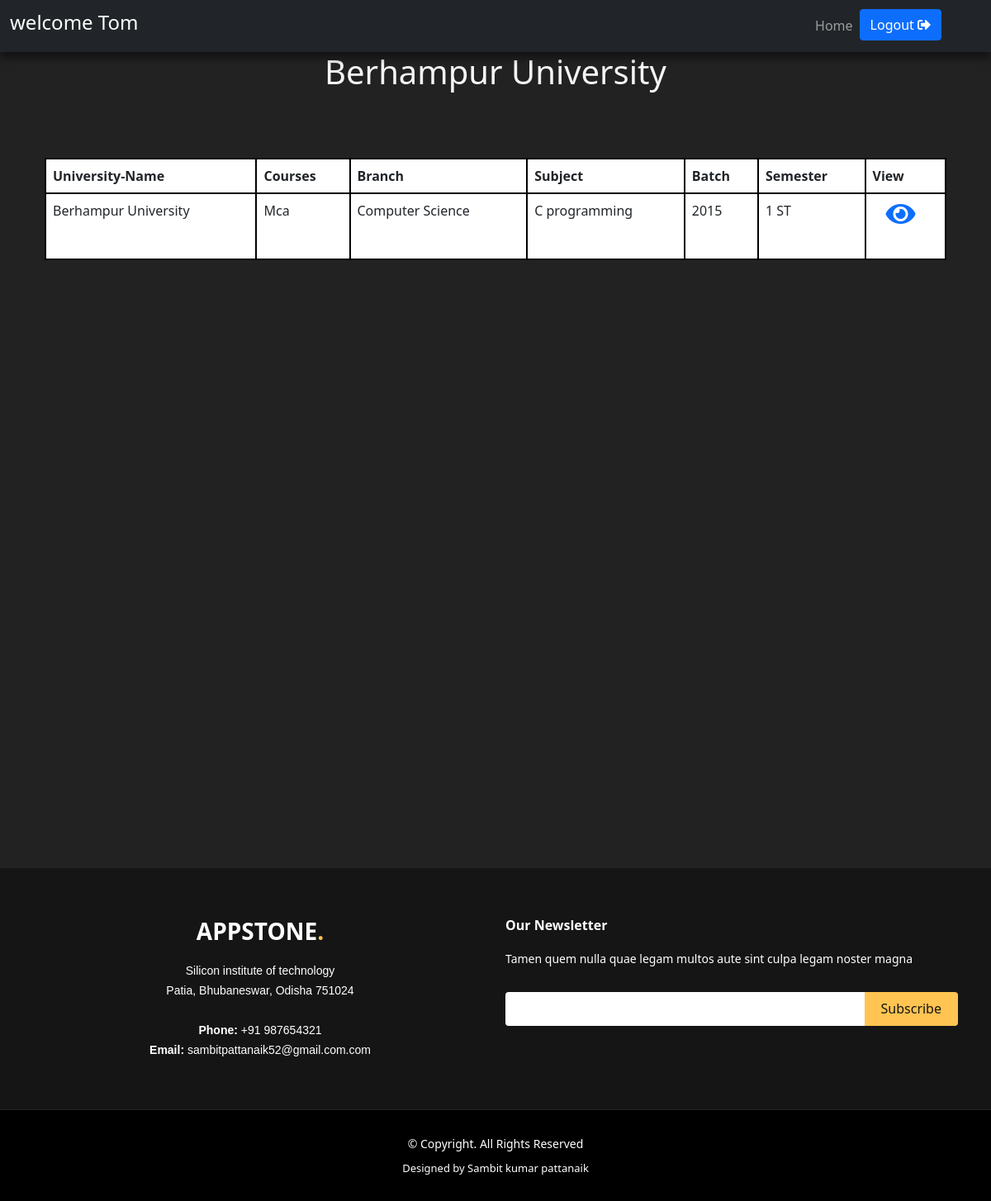
The app's page /Student-view-university-question2.php?university=Berhampur University (signed in) with its own data.
### tables this page shows
CREATE TABLE `university` (
  `id` int(11) NOT NULL,
  `universityname` varchar(255) NOT NULL,
  `city` varchar(255) NOT NULL,
  `state` varchar(255) NOT NULL
);

CREATE TABLE `university_questions` (
  `id` int(11) NOT NULL,
  `universityname` varchar(255) NOT NULL,
  `course` varchar(255) NOT NULL,
  `branch` varchar(255) NOT NULL,
  `subject` varchar(255) NOT NULL,
  `year` varchar(255) NOT NULL,
  `semester` varchar(255) NOT NULL,
  `uploaded_by` varchar(255) NOT NULL,
  `file_path` varchar(255) NOT NULL,
  `approved` varchar(255) NOT NULL,
  `date_uploaded` varchar(255) NOT NULL
);

### Student-view-university-question2.php (the view, shortened to what this page needs)
<!doctype html>
<html lang="en">
<?php
      if(isset($_SESSION['username']))
      {
    ?>
<head>
    <link href="https://cdn.jsdelivr.net/npm/bootstrap@5.0.0-beta2/dist/css/bootstrap.min.css" rel="stylesheet">
    <link rel="stylesheet" href="student.css">
    <link rel="stylesheet" href="footer.css">
    <link rel="stylesheet" href="https://cdnjs.cloudflare.com/ajax/libs/font-awesome/4.7.0/css/font-awesome.min.css">
    <link rel="stylesheet" href="https://cdn.jsdelivr.net/npm/bootstrap-icons@1.4.0/font/bootstrap-icons.css">
    <link rel="stylesheet" href="https://cdnjs.cloudflare.com/ajax/libs/font-awesome/5.15.2/css/all.min.css" />
</head>
<body>
    <header>
        <nav class="navbar sticky-top navbar-expand-lg navbar-dark bg-dark" id="nave">
            <div class="container-fluid">
                <a class="navbar-brand" href="#">
                <?php
                 $user_email=$_SESSION['username'];
                 echo "<h4> welcome $user_email </h4>";
                 ?>
                 </a>
                <div class="collapse navbar-collapse" id="navbarSupportedContent">
                    <ul class="navbar-nav ms-auto me-5 mb-2 mb-lg-0">
                    <li class="nav-item">
                                <a class="nav-link" href="Student-view-university-question.php">Home</a>
                            </li>
                    <form action="" method="POST">
                        <button type="submit" name="logout" class="btn btn-primary">Logout  <i class="fa fa-sign-out-alt"></i></button>
                        </form>
                    </ul>
                </div>
            </div>
        </nav>
    </header>
    <section id="services" class="services">
    <div class="container" data-aos="fade-up">
<div class="section-title">
    <h1><?php $con=new mysqli("localhost","root","","qbms");
$id=$_GET['university'];
$query="select * from university where universityname='$id' ";
    $result=$con->query($query);
    if($result->num_rows>0){
        while($row = mysqli_fetch_array($result)){
            echo "$row[universityname]";
        }
    }
?></h1>
</div>
<br><br><br>
<div class="container">
    <div class="table-responsive">
        <table class="table" style="color:black black;background-color: white; padding: 20px; border-radius: 5px;">
            <tr>
                <th style="border: 2px solid black;">University-Name</th>
                <th style="border: 2px solid black;">Courses</th>
                <th style="border: 2px solid black;">Branch</th>
                <th style="border: 2px solid black;">Subject</th>
                <th style="border: 2px solid black;">Batch</th>
                <th style="border: 2px solid black;">Semester</th>
                <th style="border: 2px solid black;">View</th>
            </tr>
            <?php
$connect= new mysqli("localhost","root","","qbms");
$id=$_GET['university'];
$query="SELECT * FROM university_questions WHERE universityname='$id' AND approved='1' ";
$result=$connect->query($query);
if($result->num_rows>0){
while($row = $result->fetch_assoc()){
echo "<tr  style=\"border:2px solid black; height:5rem;\">";
echo "<td style=\"border:2px solid black;\">".$row['universityname']."</td>";
echo "<td style=\"border:2px solid black;\">".$row['course']."</td>";
echo "<td style=\"border:2px solid black;\">".$row['branch']."</td>";
echo "<td style=\"border:2px solid black;\">".$row['subject']."</td>";
echo "<td style=\"border:2px solid black;\">".$row['year']."</td>";
echo "<td style=\"border:2px solid black;\">".$row['semester']."</td>";
echo "<td style=\"border:2px solid black;\" class=\"ps-4\">"."<a target='_blank' href=\"$row[file_path]\">"."<i class=\"fa fa-eye fa-2x\"></i>"."</a>"."</td>";
echo "</tr>";
}
}else{
echo "There's no data in the table";
}
?>
        </table>
    </div>
    </div>
</div>
    </section>
    <br><br><br><br><br><br><br><br><br><br><br><br><br><br><br><br><br><br><br><br><br><br><br><br><br><br><br><br><br><br>
    <footer id="footer">
        <div class="footer-top">
            <div class="container">
                <div class="row">
                    <div class="col-lg-6 col-md-6 text-center">
                        <div class="footer-info">
                            <h3>Appstone<span>.</span></h3>
                            <p>
                                Silicon institute of technology <br> Patia, Bhubaneswar, Odisha 751024<br><br>
                                <strong>Phone:</strong> +91 987654321<br>
                                <strong>Email:</strong> sambitpattanaik52@gmail.com.com<br>
                            </p>
                        </div>
                    </div>
                    <div class="col-lg-6 col-md-6 footer-newsletter">
                        <h4>Our Newsletter</h4>
                        <p>Tamen quem nulla quae legam multos aute sint culpa legam noster magna</p>
                        <form action="" method="post">
                            <input type="email" name="email"><input type="submit" value="Subscribe">
                        </form>
                    </div>
                </div>
            </div>
        </div>
        <div class="container">
            <div class="copyright">
                &copy; Copyright. All Rights Reserved
            </div>
            <div class="credits">
                Designed by Sambit kumar pattanaik
            </div>
        </div>
    </footer>
</body>
</html>
<?php   }else{
    header("location:login.php");}?>

### student.css (style rules this page uses)
body { background-color: #222; }
.section-title { text-align: center; text-shadow: black; color: whitesmoke; }

### footer.css (style rules this page uses)
#footer { background: black; padding: 0 0 30px 0; color: #fff; font-size: 14px; position: relative; }
#footer .footer-top { background: #151515; border-bottom: 1px solid #222222; padding: 60px 0 30px 0; }
#footer .footer-top .footer-info { margin-bottom: 30px; }
#footer .footer-top .footer-info h3 { font-size: 28px; margin: 0 0 20px 0; padding: 2px 0 2px 0; line-height: 1; font-weight: 700; text-transform: uppercase; }
#footer .footer-top .footer-info h3 span { color: #ffc451; }
#footer .footer-top .footer-info p { font-size: 14px; line-height: 24px; margin-bottom: 0; font-family: "Raleway", sans-serif; color: #fff; }
#footer .footer-top h4 { font-size: 16px; font-weight: 600; color: #fff; position: relative; padding-bottom: 12px; }
#footer .footer-top .footer-newsletter form { margin-top: 30px; background: #fff; padding: 6px 10px; position: relative; border-radius: 4px; }
#footer .footer-top .footer-newsletter form input[type="email"] { border: 0; padding: 4px; width: calc(100% - 110px); }
#footer .footer-top .footer-newsletter form input[type="submit"] { position: absolute; top: 0; right: -2px; bottom: 0; border: 0; background: none; font-size: 16px; padding: 0 20px; background: #ffc451; color: #151515; transition: 0.3s; border-radius: 0 4px 4px 0; }
#footer .copyright { text-align: center; padding-top: 30px; }
#footer .credits { padding-top: 10px; text-align: center; font-size: 13px; color: #fff; }

### records on screen
university: universityname "Berhampur University"
university_questions: universityname "Berhampur University", course "Mca", branch "Computer Science", subject "C programming", year "2015", semester "1 ST"

### other values on screen
$user_email "Tom"
